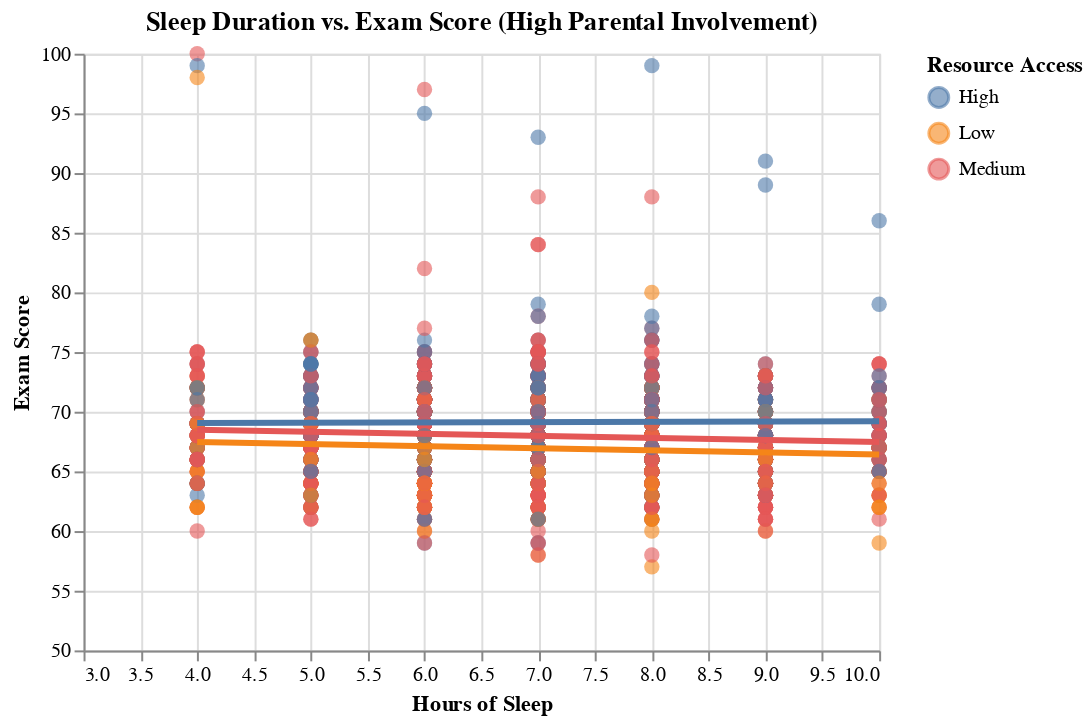

Notebook cell for this chart:
### Code cell
# Base chart
base = alt.Chart(jane_df).encode(
    x=alt.X('Sleep_Hours', 
            title='Hours of Sleep',
            scale=alt.Scale(domain=[3, 10])),
    y=alt.Y('Exam_Score', 
            title='Exam Score',
            scale=alt.Scale(domain=[50,100])),
    color=alt.Color('Access_to_Resources', title='Resource Access')
)

# Scatter points
points = base.mark_circle(size=60, opacity=0.6)

# Trend lines
lines = base.transform_regression(
    'Sleep_Hours', 'Exam_Score', groupby=['Access_to_Resources']
).mark_line(size=3)

chart1 = (points + lines).properties(
    title='Sleep Duration vs. Exam Score (High Parental Involvement)',
    width=400,
    height=300
)

chart1

### Figure 1 — Vega-Lite specification as saved in the notebook (floating-point values rounded to 4 significant figures; data arrays with more than 128 entries replaced by an {"elided": "..."} marker saying what was removed)
{"config": {"view": {"continuousWidth": 300, "continuousHeight": 300}}, "layer": [{"mark": {"type": "circle", "opacity": 0.6, "size": 60}, "encoding": {"color": {"field": "Access_to_Resources", "title": "Resource Access", "type": "nominal"}, "x": {"field": "Sleep_Hours", "scale": {"domain": [3, 10]}, "title": "Hours of Sleep", "type": "quantitative"}, "y": {"field": "Exam_Score", "scale": {"domain": [50, 100]}, "title": "Exam Score", "type": "quantitative"}}}, {"mark": {"type": "line", "size": 3}, "encoding": {"color": {"field": "Access_to_Resources", "title": "Resource Access", "type": "nominal"}, "x": {"field": "Sleep_Hours", "scale": {"domain": [3, 10]}, "title": "Hours of Sleep", "type": "quantitative"}, "y": {"field": "Exam_Score", "scale": {"domain": [50, 100]}, "title": "Exam Score", "type": "quantitative"}}, "transform": [{"on": "Sleep_Hours", "regression": "Exam_Score", "groupby": ["Access_to_Resources"]}]}], "data": {"name": "data-66772a142c70022d4b6cc74b6744a06b"}, "height": 300, "title": "Sleep Duration vs. Exam Score (High Parental Involvement)", "width": 400, "$schema": "https://vega.github.io/schema/vega-lite/v6.1.0.json", "datasets": {"data-66772a142c70022d4b6cc74b6744a06b": {"elided": "1908 records"}}}
